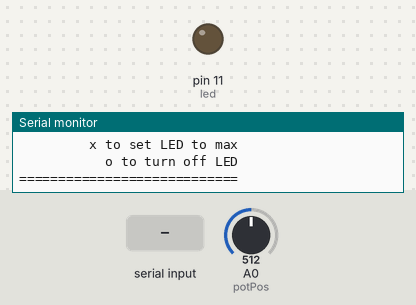
A sketch run on a simulated Arduino Uno, built with avr-gcc and run on an emulated ATmega328P. Parts: output pins drawn as LEDs (lit = HIGH), the last lines printed to the serial monitor. The inputs (shaded band) are chosen by the test bench; at power-on: A0 (potPos) = 512.

Above: at 1.3 s.
1.4 s: "n" received over Serial
At 2.2 s:
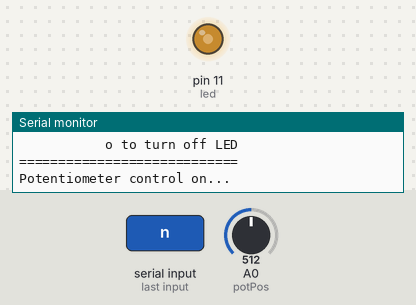
2.9 s: A0 (potPos) set to 716
At 3.2 s:
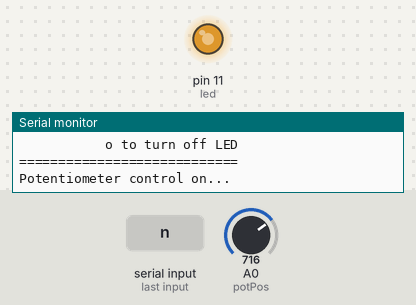
4.4 s: "x" received over Serial
At 5.5 s:
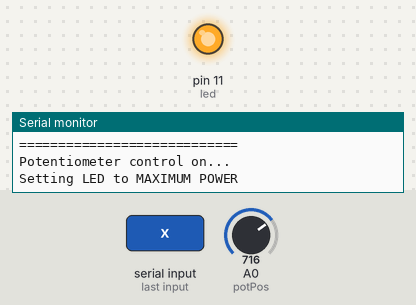
5.9 s: "o" received over Serial
At 6.7 s:
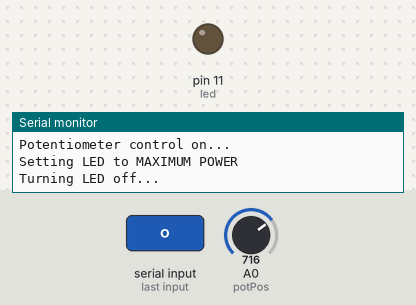
Timing chart, 0 to 8.4 s (numbered marks = the images above; inputs shaded):
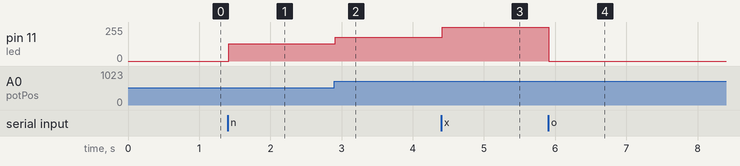

Measured:
- after the input at 1.4 s, pin 11 (led): 0/255 → 128/255 at once
- after the input at 2.9 s, pin 11 (led): 128/255 → 179/255 at once
- after the input at 4.4 s, pin 11 (led): 179/255 → 255/255 at once
- after the input at 5.9 s, pin 11 (led): 255/255 → 0/255 at once

The sketch:

LEDctrlwPot.ino
```cpp
/*****************************************************************
XBee_Remote_Control.ino
Write your Arduino's pins (analog or digital) or read from those
pins (analog or digital) using a remote XBee.
Jim Lindblom @ SparkFun Electronics
Original Creation Date: May 7, 2014

This sketch requires an XBee, XBee Shield and another XBee tied to
your computer (via a USB Explorer). You can use XCTU's console, or
another serial terminal program (even the serial monitor!), to send
commands to the Arduino.

Example usage (send these commands from your computer terminal):
    w#nnn - analog WRITE pin # to nnn
      e.g. w6088 - write pin 6 to 88
    d#v   - digital WRITE pin # to v
      e.g. ddh - Write pin 13 High
    r#    - digital READ digital pin #
      e.g. r3 - Digital read pin 3
    a#    - analog READ analog pin #
      e.g. a0 - Read analog pin 0

    - Use hex values for pins 10-13
    - Upper or lowercase works
    - Use 0, l, or L to write LOW
    - Use 1, h, or H to write HIGH

Hardware Hookup:
  The Arduino shield makes all of the connections you'll need
  between Arduino and XBee. Make sure the JUMPERS ARE CONNECTED D1
  TO DIN AND D0 TO DOUT.
*****************************************************************/
// SoftwareSerial is used to communicate with the XBee
#include <SoftwareSerial.h>

typedef enum {
  POT,POTOFF,MAX,OFF
} state_t;


const int potPos = A0;
const int led = 11;
int pot = 0;
char c = ' ';
state_t state = OFF;
SoftwareSerial XBee(2, 3); // Arduino RX, TX (XBee Dout, Din)

void setup()
{
  // Initialize Bee Software Serial port. Make sure the baud
  // rate matches your XBee setting (9600 is default).
  Serial.begin(9600);
  pinMode(potPos, INPUT);
  pinMode(led, OUTPUT);
  printMenu(); // Print a helpful menu:

}

void loop()
{
  // In loop() we continously check to see if a command has been
  //  received.

  if (Serial.available()){
    char c = Serial.read();
    switch (c)
      {
        case 'n':      // If received 'n'
          Serial.println("Potentiometer control on...");
          state = POT;    // Turn on pot control
          break;
        case 'f':      // If received 'f'
          Serial.println("Ending potentiometer control...");
          state = POTOFF;   // Turn off pot control
          break;
        case 'x':      // If received 'x'
          Serial.println("Setting LED to MAXIMUM POWER");
          state = MAX;    // Turn LED to max
          break;
        case 'o':      // If received 'o'
          Serial.println("Turning LED off...");
          state = OFF;    // Turn LED off
          break;
      }
  }

  switch (state) {
    case POT:
      ctrlOn();
      break;
    case POTOFF:
      ctrlOff();
      break;
    case MAX:
      ledMax();
      break;
    default:
      ledOff();
      break;
  }
  delay(50);
  // Serial.println(ctr);
}

// Turn on potentiometer control
// Allows changing the LED brightness using the pot

void ctrlOn()
{
  // Type 'n' to begin potientiometer control
  // Print a message to let the control know of our intentions
  pot = analogRead(potPos);
  analogWrite(led, pot/4); // Send value to LED
  delay(15);
}

void ctrlOff()
{
  // Type 'f' to turn off potentiometer control, leaving the
  // LED at the previous setting
  // Print a message to let the control know of our intentions:
}

void ledMax()
{
  // Type 'x' to turn the LED to max power
  // Print a message to let the control know of our intentions:
  digitalWrite(led, 255); // Turn on LED to max
}

void ledOff()
{
  // Type 'o' to turn off the LED
  // Print a message to let the control know of our intentions:
  digitalWrite(led, 0); // Turn off LED
}

// printMenu
// A big ol' string of Serial prints that print a usage menu over
// to the other XBee.
void printMenu()
{
  // Everything is "F()"'d -- which stores the strings in flash.
  // That'll free up SRAM for more importanat stuff.
  Serial.println();
  Serial.println(F("Arduino XBee Remote Control!"));
  Serial.println(F("============================"));
  Serial.println(F("Usage: "));
  Serial.println(F(" n for potentiometer control"));
  Serial.println(F("        f for no pot control"));
  Serial.println(F("         x to set LED to max"));
  Serial.println(F("           o to turn off LED"));
  Serial.println(F("============================"));
  Serial.println();
}
```
